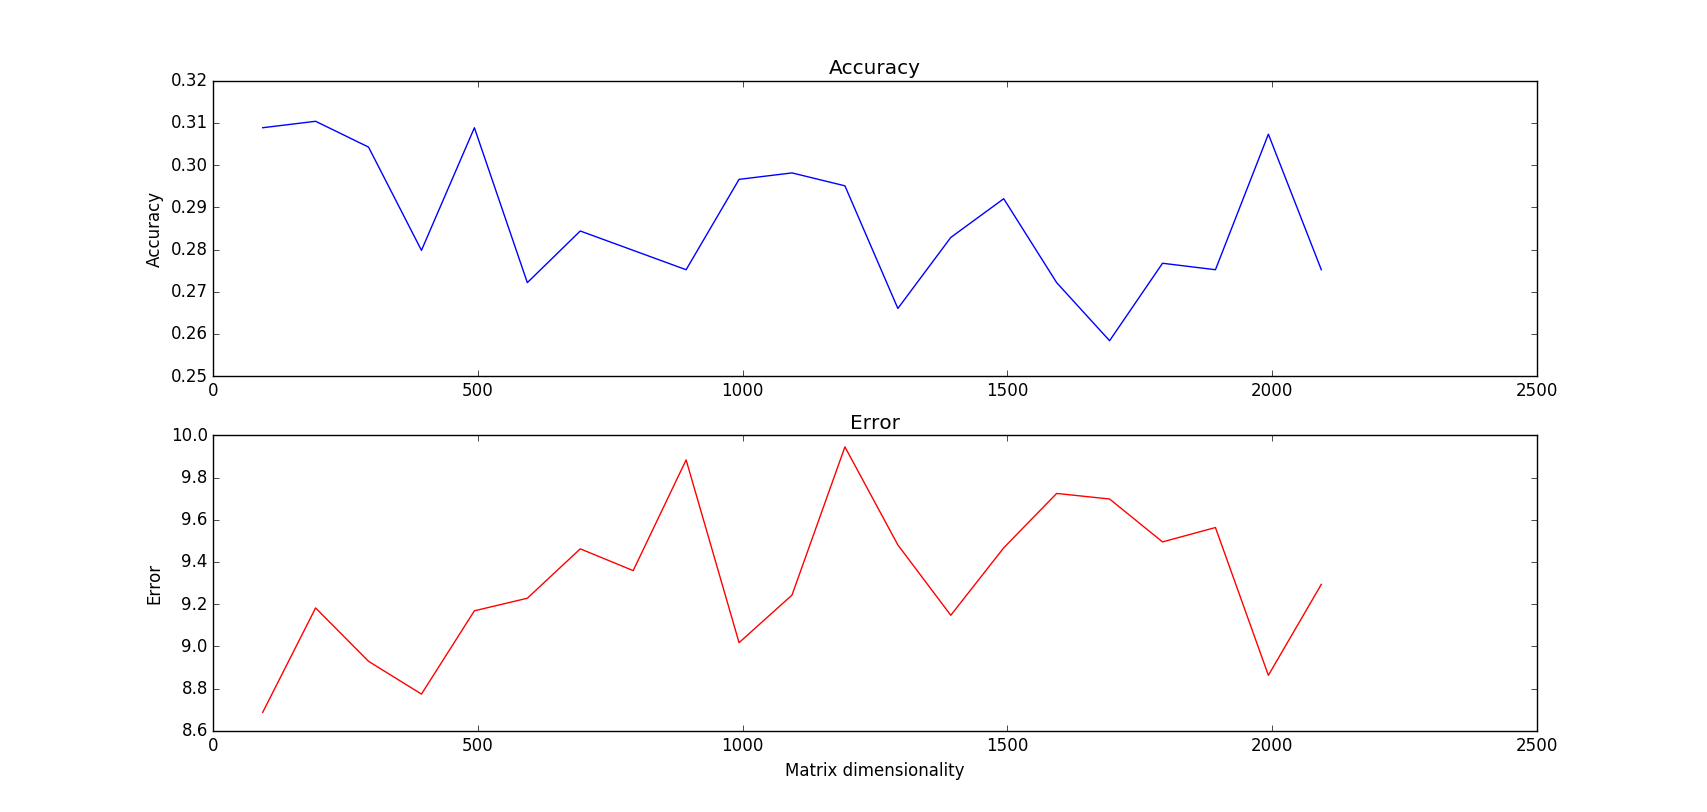

This chart was generated by the following Python code:
import numpy as np
from repository import Repository
from configuration import config
from sklearn.cross_validation import train_test_split
from sklearn.cross_validation import ShuffleSplit
from sklearn import tree
from sklearn.decomposition import PCA
from geopy.distance import vincenty
import matplotlib.pyplot as plt

# Import data
repository = Repository(config)
dataset, labels = repository.get_dataset_and_labels()
dataset = dataset.fillna(-85)

# Data: Accuracy && Error
acc = []
err = []
size=[]

#Files: AccuracyDTrea && ErrorDTrea
AccuracyDTrea = open("AccuracyDTrea.txt","w")
ErrorDTrea = open("ErrorDTrea.txt", "w")

# Iterate accross the PCA dimentionality
for i in range(93,2094,100):
	print "########################"
	print "Iteration number: "+ str(i/100)
	size.append(i)
	# PCA number of components
	pca = PCA(n_components=i)
	
	# Apply PCA to the dataset
	pca.fit(dataset)
	dataset_new = pca.transform(dataset)

	# Split the dataset into training (90 \%) and testing (10 \%)
	X_train, X_test, y_train, y_test = train_test_split(dataset_new, labels, test_size = 0.1 )


	#Create a Decision Classifier
	model = tree.DecisionTreeClassifier()


	#Train the model using the training sets 
	model.fit(X_train, [repository.locations.keys().index(tuple(l)) for l in y_train])

	#Accuracy Output 
	accuracy = model.score(X_test, [repository.locations.keys().index(tuple(l)) for l in y_test])
	acc.append(accuracy)
	AccuracyDTrea.write("Size: "+ str(i)+"||Accuracy: "+str(accuracy)+"\n")
	print "Accuracy: "+str(accuracy)

	# Error Output
	Y_index_estimated= model.predict(X_test)
	Y_estimated=[repository.locations.keys()[j] for j in Y_index_estimated]
	l=[vincenty(Y_estimated[m], y_test[m]).meters for m in range(len(y_test))]
	error=sum(l) / float(len(l))
	err.append(error)
	ErrorDTrea.write("Size: "+str(i)+"||Error: "+str(error)+"\n")
	print "Error: "+ str(error)
	print "########################"

AccuracyDTrea.close()
ErrorDTrea.close()

#Plot results: Accuracy and Error
plt.figure(1)
ax1 = plt.subplot(211)
ax1.title.set_text('Accuracy')
ax1.set_ylabel('Accuracy')
plt.plot(size, acc, 'b')

ax2 = plt.subplot(212)
ax2.title.set_text('Error')
ax2.set_ylabel('Error')
ax2.set_xlabel('Matrix dimensionality')
plt.plot(size,err, 'r')
plt.show()
